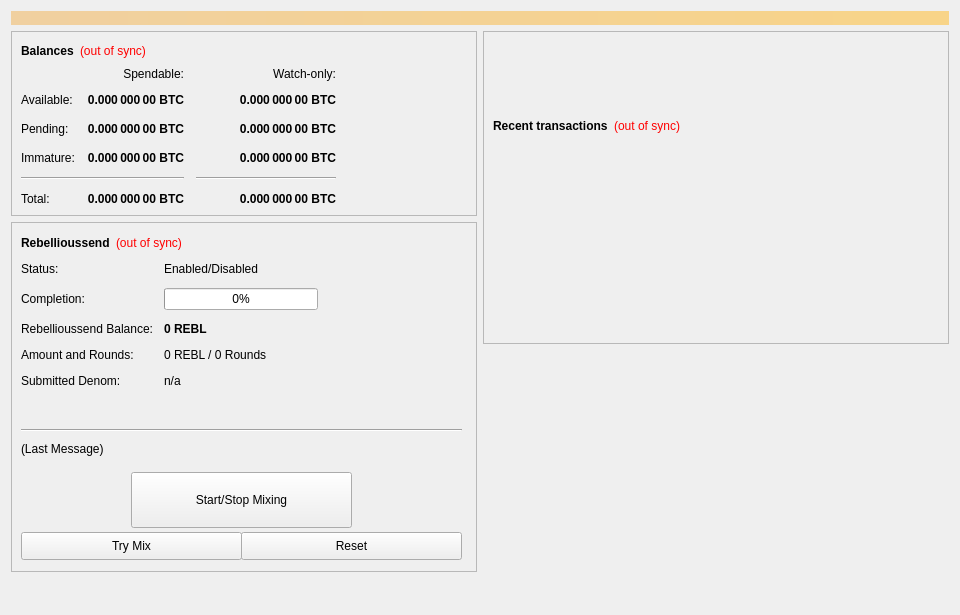
<?xml version="1.0" encoding="UTF-8"?>
<ui version="4.0">
 <class>SmartTokenConfig</class>
 <widget class="QWidget" name="SmartTokenConfig">
  <property name="geometry">
   <rect>
    <x>0</x>
    <y>0</y>
    <width>960</width>
    <height>615</height>
   </rect>
  </property>
  <property name="minimumSize">
   <size>
    <width>960</width>
    <height>0</height>
   </size>
  </property>
  <property name="windowTitle">
   <string>Form</string>
  </property>
  <layout class="QVBoxLayout" name="topLayout">
   <item>
    <widget class="QLabel" name="labelAlerts">
     <property name="visible">
      <bool>false</bool>
     </property>
     <property name="styleSheet">
      <string notr="true">background-color: qlineargradient(x1: 0, y1: 0, x2: 1, y2: 0, stop:0 #F0D0A0, stop:1 #F8D488); color:#000000;</string>
     </property>
     <property name="wordWrap">
      <bool>true</bool>
     </property>
     <property name="margin">
      <number>3</number>
     </property>
    </widget>
   </item>
   <item>
    <layout class="QHBoxLayout" name="horizontalLayout" stretch="1,1">
     <item>
      <layout class="QVBoxLayout" name="verticalLayout_2">
       <item>
        <widget class="QFrame" name="frame">
         <property name="frameShape">
          <enum>QFrame::StyledPanel</enum>
         </property>
         <property name="frameShadow">
          <enum>QFrame::Raised</enum>
         </property>
         <layout class="QVBoxLayout" name="verticalLayout_4">
          <item>
           <layout class="QHBoxLayout" name="horizontalLayout_4">
            <item>
             <widget class="QLabel" name="label_5">
              <property name="font">
               <font>
                <weight>75</weight>
                <bold>true</bold>
               </font>
              </property>
              <property name="text">
               <string>Balances</string>
              </property>
             </widget>
            </item>
            <item>
             <widget class="QLabel" name="labelWalletStatus">
              <property name="cursor">
               <cursorShape>WhatsThisCursor</cursorShape>
              </property>
              <property name="toolTip">
               <string>The displayed information may be out of date. Your wallet automatically synchronizes with the REBL network after a connection is established, but this process has not completed yet.</string>
              </property>
              <property name="styleSheet">
               <string notr="true">QLabel { color: red; }</string>
              </property>
              <property name="text">
               <string notr="true">(out of sync)</string>
              </property>
              <property name="alignment">
               <set>Qt::AlignLeading|Qt::AlignLeft|Qt::AlignVCenter</set>
              </property>
             </widget>
            </item>
            <item>
             <spacer name="horizontalSpacer_3">
              <property name="orientation">
               <enum>Qt::Horizontal</enum>
              </property>
              <property name="sizeHint" stdset="0">
               <size>
                <width>40</width>
                <height>20</height>
               </size>
              </property>
             </spacer>
            </item>
           </layout>
          </item>
          <item>
           <layout class="QGridLayout" name="gridLayout">
            <property name="spacing">
             <number>12</number>
            </property>
            <item row="2" column="2">
             <widget class="QLabel" name="labelWatchPending">
              <property name="font">
               <font>
                <weight>75</weight>
                <bold>true</bold>
               </font>
              </property>
              <property name="cursor">
               <cursorShape>IBeamCursor</cursorShape>
              </property>
              <property name="toolTip">
               <string>Unconfirmed transactions to watch-only addresses</string>
              </property>
              <property name="text">
               <string notr="true">0.000 000 00 BTC</string>
              </property>
              <property name="alignment">
               <set>Qt::AlignRight|Qt::AlignTrailing|Qt::AlignVCenter</set>
              </property>
              <property name="textInteractionFlags">
               <set>Qt::LinksAccessibleByMouse|Qt::TextSelectableByKeyboard|Qt::TextSelectableByMouse</set>
              </property>
             </widget>
            </item>
            <item row="2" column="1">
             <widget class="QLabel" name="labelUnconfirmed">
              <property name="font">
               <font>
                <weight>75</weight>
                <bold>true</bold>
               </font>
              </property>
              <property name="cursor">
               <cursorShape>IBeamCursor</cursorShape>
              </property>
              <property name="toolTip">
               <string>Total of transactions that have yet to be confirmed, and do not yet count toward the spendable balance</string>
              </property>
              <property name="text">
               <string notr="true">0.000 000 00 BTC</string>
              </property>
              <property name="alignment">
               <set>Qt::AlignRight|Qt::AlignTrailing|Qt::AlignVCenter</set>
              </property>
              <property name="textInteractionFlags">
               <set>Qt::LinksAccessibleByMouse|Qt::TextSelectableByKeyboard|Qt::TextSelectableByMouse</set>
              </property>
             </widget>
            </item>
            <item row="3" column="2">
             <widget class="QLabel" name="labelWatchImmature">
              <property name="font">
               <font>
                <weight>75</weight>
                <bold>true</bold>
               </font>
              </property>
              <property name="cursor">
               <cursorShape>IBeamCursor</cursorShape>
              </property>
              <property name="toolTip">
               <string>Staked or masternode rewards in watch-only addresses that has not yet matured</string>
              </property>
              <property name="text">
               <string notr="true">0.000 000 00 BTC</string>
              </property>
              <property name="alignment">
               <set>Qt::AlignRight|Qt::AlignTrailing|Qt::AlignVCenter</set>
              </property>
              <property name="textInteractionFlags">
               <set>Qt::LinksAccessibleByMouse|Qt::TextSelectableByKeyboard|Qt::TextSelectableByMouse</set>
              </property>
             </widget>
            </item>
            <item row="4" column="0" colspan="2">
             <widget class="Line" name="lineSpendableBalance">
              <property name="orientation">
               <enum>Qt::Horizontal</enum>
              </property>
             </widget>
            </item>
            <item row="4" column="2">
             <widget class="Line" name="lineWatchBalance">
              <property name="sizePolicy">
               <sizepolicy hsizetype="Preferred" vsizetype="Fixed">
                <horstretch>0</horstretch>
                <verstretch>0</verstretch>
               </sizepolicy>
              </property>
              <property name="minimumSize">
               <size>
                <width>140</width>
                <height>0</height>
               </size>
              </property>
              <property name="orientation">
               <enum>Qt::Horizontal</enum>
              </property>
             </widget>
            </item>
            <item row="5" column="0">
             <widget class="QLabel" name="labelTotalText">
              <property name="text">
               <string>Total:</string>
              </property>
             </widget>
            </item>
            <item row="3" column="1">
             <widget class="QLabel" name="labelImmature">
              <property name="font">
               <font>
                <weight>75</weight>
                <bold>true</bold>
               </font>
              </property>
              <property name="cursor">
               <cursorShape>IBeamCursor</cursorShape>
              </property>
              <property name="toolTip">
               <string>Staked or masternode rewards that has not yet matured</string>
              </property>
              <property name="text">
               <string notr="true">0.000 000 00 BTC</string>
              </property>
              <property name="alignment">
               <set>Qt::AlignRight|Qt::AlignTrailing|Qt::AlignVCenter</set>
              </property>
              <property name="textInteractionFlags">
               <set>Qt::LinksAccessibleByMouse|Qt::TextSelectableByKeyboard|Qt::TextSelectableByMouse</set>
              </property>
             </widget>
            </item>
            <item row="2" column="3">
             <spacer name="horizontalSpacer_2">
              <property name="orientation">
               <enum>Qt::Horizontal</enum>
              </property>
              <property name="sizeHint" stdset="0">
               <size>
                <width>40</width>
                <height>20</height>
               </size>
              </property>
             </spacer>
            </item>
            <item row="3" column="0">
             <widget class="QLabel" name="labelImmatureText">
              <property name="text">
               <string>Immature:</string>
              </property>
             </widget>
            </item>
            <item row="5" column="1">
             <widget class="QLabel" name="labelTotal">
              <property name="font">
               <font>
                <weight>75</weight>
                <bold>true</bold>
               </font>
              </property>
              <property name="cursor">
               <cursorShape>IBeamCursor</cursorShape>
              </property>
              <property name="toolTip">
               <string>Your current total balance</string>
              </property>
              <property name="text">
               <string notr="true">0.000 000 00 BTC</string>
              </property>
              <property name="alignment">
               <set>Qt::AlignRight|Qt::AlignTrailing|Qt::AlignVCenter</set>
              </property>
              <property name="textInteractionFlags">
               <set>Qt::LinksAccessibleByMouse|Qt::TextSelectableByKeyboard|Qt::TextSelectableByMouse</set>
              </property>
             </widget>
            </item>
            <item row="5" column="2">
             <widget class="QLabel" name="labelWatchTotal">
              <property name="font">
               <font>
                <weight>75</weight>
                <bold>true</bold>
               </font>
              </property>
              <property name="cursor">
               <cursorShape>IBeamCursor</cursorShape>
              </property>
              <property name="toolTip">
               <string>Current total balance in watch-only addresses</string>
              </property>
              <property name="text">
               <string notr="true">0.000 000 00 BTC</string>
              </property>
              <property name="alignment">
               <set>Qt::AlignRight|Qt::AlignTrailing|Qt::AlignVCenter</set>
              </property>
              <property name="textInteractionFlags">
               <set>Qt::LinksAccessibleByMouse|Qt::TextSelectableByKeyboard|Qt::TextSelectableByMouse</set>
              </property>
             </widget>
            </item>
            <item row="0" column="2">
             <widget class="QLabel" name="labelWatchonly">
              <property name="text">
               <string>Watch-only:</string>
              </property>
              <property name="alignment">
               <set>Qt::AlignRight|Qt::AlignTrailing|Qt::AlignVCenter</set>
              </property>
             </widget>
            </item>
            <item row="1" column="0">
             <widget class="QLabel" name="labelBalanceText">
              <property name="text">
               <string>Available:</string>
              </property>
             </widget>
            </item>
            <item row="1" column="1">
             <widget class="QLabel" name="labelBalance">
              <property name="font">
               <font>
                <weight>75</weight>
                <bold>true</bold>
               </font>
              </property>
              <property name="cursor">
               <cursorShape>IBeamCursor</cursorShape>
              </property>
              <property name="toolTip">
               <string>Your current spendable balance</string>
              </property>
              <property name="text">
               <string notr="true">0.000 000 00 BTC</string>
              </property>
              <property name="alignment">
               <set>Qt::AlignRight|Qt::AlignTrailing|Qt::AlignVCenter</set>
              </property>
              <property name="textInteractionFlags">
               <set>Qt::LinksAccessibleByMouse|Qt::TextSelectableByKeyboard|Qt::TextSelectableByMouse</set>
              </property>
             </widget>
            </item>
            <item row="1" column="2">
             <widget class="QLabel" name="labelWatchAvailable">
              <property name="font">
               <font>
                <weight>75</weight>
                <bold>true</bold>
               </font>
              </property>
              <property name="cursor">
               <cursorShape>IBeamCursor</cursorShape>
              </property>
              <property name="toolTip">
               <string>Your current balance in watch-only addresses</string>
              </property>
              <property name="text">
               <string notr="true">0.000 000 00 BTC</string>
              </property>
              <property name="alignment">
               <set>Qt::AlignRight|Qt::AlignTrailing|Qt::AlignVCenter</set>
              </property>
              <property name="textInteractionFlags">
               <set>Qt::LinksAccessibleByMouse|Qt::TextSelectableByKeyboard|Qt::TextSelectableByMouse</set>
              </property>
             </widget>
            </item>
            <item row="2" column="0">
             <widget class="QLabel" name="labelPendingText">
              <property name="text">
               <string>Pending:</string>
              </property>
             </widget>
            </item>
            <item row="0" column="1">
             <widget class="QLabel" name="labelSpendable">
              <property name="text">
               <string>Spendable:</string>
              </property>
              <property name="alignment">
               <set>Qt::AlignRight|Qt::AlignTrailing|Qt::AlignVCenter</set>
              </property>
             </widget>
            </item>
           </layout>
          </item>
         </layout>
        </widget>
       </item>
       <item>
        <widget class="QFrame" name="frameObfuscation">
         <property name="minimumSize">
          <size>
           <width>0</width>
           <height>350</height>
          </size>
         </property>
         <property name="layoutDirection">
          <enum>Qt::LeftToRight</enum>
         </property>
         <property name="frameShape">
          <enum>QFrame::StyledPanel</enum>
         </property>
         <property name="frameShadow">
          <enum>QFrame::Raised</enum>
         </property>
         <widget class="QWidget" name="formLayoutWidget">
          <property name="geometry">
           <rect>
            <x>10</x>
            <y>40</y>
            <width>451</width>
            <height>161</height>
           </rect>
          </property>
          <layout class="QFormLayout" name="formLayout">
           <property name="fieldGrowthPolicy">
            <enum>QFormLayout::AllNonFixedFieldsGrow</enum>
           </property>
           <property name="horizontalSpacing">
            <number>11</number>
           </property>
           <property name="verticalSpacing">
            <number>12</number>
           </property>
           <item row="0" column="0">
            <widget class="QLabel" name="label_6">
             <property name="text">
              <string>Status:</string>
             </property>
            </widget>
           </item>
           <item row="1" column="0">
            <widget class="QLabel" name="label_7">
             <property name="text">
              <string>Completion:</string>
             </property>
            </widget>
           </item>
           <item row="1" column="1">
            <widget class="QProgressBar" name="obfuscationProgress">
             <property name="maximumSize">
              <size>
               <width>154</width>
               <height>16777215</height>
              </size>
             </property>
             <property name="value">
              <number>0</number>
             </property>
            </widget>
           </item>
           <item row="2" column="0">
            <widget class="QLabel" name="labelAnonymizedText">
             <property name="text">
              <string>Rebellioussend Balance:</string>
             </property>
            </widget>
           </item>
           <item row="2" column="1">
            <widget class="QLabel" name="labelAnonymized">
             <property name="font">
              <font>
               <weight>75</weight>
               <bold>true</bold>
              </font>
             </property>
             <property name="text">
              <string notr="true">0 REBL</string>
             </property>
            </widget>
           </item>
           <item row="3" column="0">
            <widget class="QLabel" name="label_8">
             <property name="text">
              <string>Amount and Rounds:</string>
             </property>
            </widget>
           </item>
           <item row="3" column="1">
            <widget class="QLabel" name="labelAmountRounds">
             <property name="text">
              <string>0 REBL / 0 Rounds</string>
             </property>
            </widget>
           </item>
           <item row="4" column="0">
            <widget class="QLabel" name="label_9">
             <property name="text">
              <string>Submitted Denom:</string>
             </property>
            </widget>
           </item>
           <item row="4" column="1">
            <widget class="QLabel" name="labelSubmittedDenom">
             <property name="toolTip">
              <string>The denominations you submitted to the Masternode.&lt;br&gt;To mix, other users must submit the exact same denominations.</string>
             </property>
             <property name="text">
              <string>n/a</string>
             </property>
            </widget>
           </item>
           <item row="0" column="1">
            <widget class="QLabel" name="RebellioussendEnabled">
             <property name="text">
              <string>Enabled/Disabled</string>
             </property>
            </widget>
           </item>
          </layout>
         </widget>
         <widget class="QPushButton" name="runAutoDenom">
          <property name="geometry">
           <rect>
            <x>251</x>
            <y>17</y>
            <width>1</width>
            <height>1</height>
           </rect>
          </property>
          <property name="palette">
           <palette>
            <active>
             <colorrole role="WindowText">
              <brush brushstyle="SolidPattern">
               <color alpha="255">
                <red>0</red>
                <green>0</green>
                <blue>0</blue>
               </color>
              </brush>
             </colorrole>
             <colorrole role="Button">
              <brush brushstyle="SolidPattern">
               <color alpha="255">
                <red>239</red>
                <green>238</green>
                <blue>238</blue>
               </color>
              </brush>
             </colorrole>
             <colorrole role="Light">
              <brush brushstyle="SolidPattern">
               <color alpha="255">
                <red>255</red>
                <green>255</green>
                <blue>255</blue>
               </color>
              </brush>
             </colorrole>
             <colorrole role="Midlight">
              <brush brushstyle="SolidPattern">
               <color alpha="255">
                <red>247</red>
                <green>246</green>
                <blue>246</blue>
               </color>
              </brush>
             </colorrole>
             <colorrole role="Dark">
              <brush brushstyle="SolidPattern">
               <color alpha="255">
                <red>119</red>
                <green>119</green>
                <blue>119</blue>
               </color>
              </brush>
             </colorrole>
             <colorrole role="Mid">
              <brush brushstyle="SolidPattern">
               <color alpha="255">
                <red>159</red>
                <green>159</green>
                <blue>159</blue>
               </color>
              </brush>
             </colorrole>
             <colorrole role="Text">
              <brush brushstyle="SolidPattern">
               <color alpha="255">
                <red>0</red>
                <green>0</green>
                <blue>0</blue>
               </color>
              </brush>
             </colorrole>
             <colorrole role="BrightText">
              <brush brushstyle="SolidPattern">
               <color alpha="255">
                <red>255</red>
                <green>255</green>
                <blue>255</blue>
               </color>
              </brush>
             </colorrole>
             <colorrole role="ButtonText">
              <brush brushstyle="SolidPattern">
               <color alpha="255">
                <red>0</red>
                <green>0</green>
                <blue>0</blue>
               </color>
              </brush>
             </colorrole>
             <colorrole role="Base">
              <brush brushstyle="SolidPattern">
               <color alpha="255">
                <red>255</red>
                <green>255</green>
                <blue>255</blue>
               </color>
              </brush>
             </colorrole>
             <colorrole role="Window">
              <brush brushstyle="SolidPattern">
               <color alpha="255">
                <red>239</red>
                <green>238</green>
                <blue>238</blue>
               </color>
              </brush>
             </colorrole>
             <colorrole role="Shadow">
              <brush brushstyle="SolidPattern">
               <color alpha="255">
                <red>0</red>
                <green>0</green>
                <blue>0</blue>
               </color>
              </brush>
             </colorrole>
             <colorrole role="AlternateBase">
              <brush brushstyle="SolidPattern">
               <color alpha="255">
                <red>247</red>
                <green>246</green>
                <blue>246</blue>
               </color>
              </brush>
             </colorrole>
             <colorrole role="ToolTipBase">
              <brush brushstyle="SolidPattern">
               <color alpha="255">
                <red>255</red>
                <green>255</green>
                <blue>220</blue>
               </color>
              </brush>
             </colorrole>
             <colorrole role="ToolTipText">
              <brush brushstyle="SolidPattern">
               <color alpha="255">
                <red>0</red>
                <green>0</green>
                <blue>0</blue>
               </color>
              </brush>
             </colorrole>
            </active>
            <inactive>
             <colorrole role="WindowText">
              <brush brushstyle="SolidPattern">
               <color alpha="255">
                <red>0</red>
                <green>0</green>
                <blue>0</blue>
               </color>
              </brush>
             </colorrole>
             <colorrole role="Button">
              <brush brushstyle="SolidPattern">
               <color alpha="255">
                <red>239</red>
                <green>238</green>
                <blue>238</blue>
               </color>
              </brush>
             </colorrole>
             <colorrole role="Light">
              <brush brushstyle="SolidPattern">
               <color alpha="255">
                <red>255</red>
                <green>255</green>
                <blue>255</blue>
               </color>
              </brush>
             </colorrole>
             <colorrole role="Midlight">
              <brush brushstyle="SolidPattern">
               <color alpha="255">
                <red>247</red>
                <green>246</green>
                <blue>246</blue>
               </color>
              </brush>
             </colorrole>
             <colorrole role="Dark">
              <brush brushstyle="SolidPattern">
               <color alpha="255">
                <red>119</red>
                <green>119</green>
                <blue>119</blue>
               </color>
              </brush>
             </colorrole>
             <colorrole role="Mid">
              <brush brushstyle="SolidPattern">
               <color alpha="255">
                <red>159</red>
                <green>159</green>
                <blue>159</blue>
               </color>
              </brush>
             </colorrole>
             <colorrole role="Text">
              <brush brushstyle="SolidPattern">
               <color alpha="255">
                <red>0</red>
                <green>0</green>
                <blue>0</blue>
               </color>
              </brush>
             </colorrole>
             <colorrole role="BrightText">
              <brush brushstyle="SolidPattern">
               <color alpha="255">
                <red>255</red>
                <green>255</green>
                <blue>255</blue>
               </color>
              </brush>
             </colorrole>
             <colorrole role="ButtonText">
              <brush brushstyle="SolidPattern">
               <color alpha="255">
                <red>0</red>
                <green>0</green>
                <blue>0</blue>
               </color>
              </brush>
             </colorrole>
             <colorrole role="Base">
              <brush brushstyle="SolidPattern">
               <color alpha="255">
                <red>255</red>
                <green>255</green>
                <blue>255</blue>
               </color>
              </brush>
             </colorrole>
             <colorrole role="Window">
              <brush brushstyle="SolidPattern">
               <color alpha="255">
                <red>239</red>
                <green>238</green>
                <blue>238</blue>
               </color>
              </brush>
             </colorrole>
             <colorrole role="Shadow">
              <brush brushstyle="SolidPattern">
               <color alpha="255">
                <red>0</red>
                <green>0</green>
                <blue>0</blue>
               </color>
              </brush>
             </colorrole>
             <colorrole role="AlternateBase">
              <brush brushstyle="SolidPattern">
               <color alpha="255">
                <red>247</red>
                <green>246</green>
                <blue>246</blue>
               </color>
              </brush>
             </colorrole>
             <colorrole role="ToolTipBase">
              <brush brushstyle="SolidPattern">
               <color alpha="255">
                <red>255</red>
                <green>255</green>
                <blue>220</blue>
               </color>
              </brush>
             </colorrole>
             <colorrole role="ToolTipText">
              <brush brushstyle="SolidPattern">
               <color alpha="255">
                <red>0</red>
                <green>0</green>
                <blue>0</blue>
               </color>
              </brush>
             </colorrole>
            </inactive>
            <disabled>
             <colorrole role="WindowText">
              <brush brushstyle="SolidPattern">
               <color alpha="255">
                <red>119</red>
                <green>119</green>
                <blue>119</blue>
               </color>
              </brush>
             </colorrole>
             <colorrole role="Button">
              <brush brushstyle="SolidPattern">
               <color alpha="255">
                <red>239</red>
                <green>238</green>
                <blue>238</blue>
               </color>
              </brush>
             </colorrole>
             <colorrole role="Light">
              <brush brushstyle="SolidPattern">
               <color alpha="255">
                <red>255</red>
                <green>255</green>
                <blue>255</blue>
               </color>
              </brush>
             </colorrole>
             <colorrole role="Midlight">
              <brush brushstyle="SolidPattern">
               <color alpha="255">
                <red>247</red>
                <green>246</green>
                <blue>246</blue>
               </color>
              </brush>
             </colorrole>
             <colorrole role="Dark">
              <brush brushstyle="SolidPattern">
               <color alpha="255">
                <red>119</red>
                <green>119</green>
                <blue>119</blue>
               </color>
              </brush>
             </colorrole>
             <colorrole role="Mid">
              <brush brushstyle="SolidPattern">
               <color alpha="255">
                <red>159</red>
                <green>159</green>
                <blue>159</blue>
               </color>
              </brush>
             </colorrole>
             <colorrole role="Text">
              <brush brushstyle="SolidPattern">
               <color alpha="255">
                <red>119</red>
                <green>119</green>
                <blue>119</blue>
               </color>
              </brush>
             </colorrole>
             <colorrole role="BrightText">
              <brush brushstyle="SolidPattern">
               <color alpha="255">
                <red>255</red>
                <green>255</green>
                <blue>255</blue>
               </color>
              </brush>
             </colorrole>
             <colorrole role="ButtonText">
              <brush brushstyle="SolidPattern">
               <color alpha="255">
                <red>119</red>
                <green>119</green>
                <blue>119</blue>
               </color>
              </brush>
             </colorrole>
             <colorrole role="Base">
              <brush brushstyle="SolidPattern">
               <color alpha="255">
                <red>239</red>
                <green>238</green>
                <blue>238</blue>
               </color>
              </brush>
             </colorrole>
             <colorrole role="Window">
              <brush brushstyle="SolidPattern">
               <color alpha="255">
                <red>239</red>
                <green>238</green>
                <blue>238</blue>
               </color>
              </brush>
             </colorrole>
             <colorrole role="Shadow">
              <brush brushstyle="SolidPattern">
               <color alpha="255">
                <red>0</red>
                <green>0</green>
                <blue>0</blue>
               </color>
              </brush>
             </colorrole>
             <colorrole role="AlternateBase">
              <brush brushstyle="SolidPattern">
               <color alpha="255">
                <red>239</red>
                <green>238</green>
                <blue>238</blue>
               </color>
              </brush>
             </colorrole>
             <colorrole role="ToolTipBase">
              <brush brushstyle="SolidPattern">
               <color alpha="255">
                <red>255</red>
                <green>255</green>
                <blue>220</blue>
               </color>
              </brush>
             </colorrole>
             <colorrole role="ToolTipText">
              <brush brushstyle="SolidPattern">
               <color alpha="255">
                <red>0</red>
                <green>0</green>
                <blue>0</blue>
               </color>
              </brush>
             </colorrole>
            </disabled>
           </palette>
          </property>
          <property name="focusPolicy">
           <enum>Qt::NoFocus</enum>
          </property>
          <property name="autoFillBackground">
           <bool>true</bool>
          </property>
          <property name="text">
           <string/>
          </property>
          <property name="flat">
           <bool>true</bool>
          </property>
         </widget>
         <widget class="QPushButton" name="toggleObfuscation">
          <property name="geometry">
           <rect>
            <x>120</x>
            <y>250</y>
            <width>221</width>
            <height>56</height>
           </rect>
          </property>
          <property name="sizePolicy">
           <sizepolicy hsizetype="MinimumExpanding" vsizetype="Fixed">
            <horstretch>0</horstretch>
            <verstretch>0</verstretch>
           </sizepolicy>
          </property>
          <property name="text">
           <string>Start/Stop Mixing</string>
          </property>
         </widget>
         <widget class="Line" name="lineLastMessage">
          <property name="geometry">
           <rect>
            <x>10</x>
            <y>200</y>
            <width>441</width>
            <height>16</height>
           </rect>
          </property>
          <property name="orientation">
           <enum>Qt::Horizontal</enum>
          </property>
         </widget>
         <widget class="QLabel" name="RebellioussendStatus">
          <property name="geometry">
           <rect>
            <x>10</x>
            <y>220</y>
            <width>451</width>
            <height>61</height>
           </rect>
          </property>
          <property name="minimumSize">
           <size>
            <width>288</width>
            <height>43</height>
           </size>
          </property>
          <property name="text">
           <string>(Last Message)</string>
          </property>
          <property name="alignment">
           <set>Qt::AlignLeading|Qt::AlignLeft|Qt::AlignTop</set>
          </property>
          <property name="wordWrap">
           <bool>true</bool>
          </property>
         </widget>
         <widget class="QPushButton" name="obfuscationAuto">
          <property name="geometry">
           <rect>
            <x>10</x>
            <y>310</y>
            <width>221</width>
            <height>28</height>
           </rect>
          </property>
          <property name="sizePolicy">
           <sizepolicy hsizetype="MinimumExpanding" vsizetype="Fixed">
            <horstretch>0</horstretch>
            <verstretch>0</verstretch>
           </sizepolicy>
          </property>
          <property name="toolTip">
           <string>Try to manually submit a Rebellioussend request.</string>
          </property>
          <property name="text">
           <string>Try Mix</string>
          </property>
         </widget>
         <widget class="QPushButton" name="obfuscationReset">
          <property name="geometry">
           <rect>
            <x>230</x>
            <y>310</y>
            <width>221</width>
            <height>28</height>
           </rect>
          </property>
          <property name="sizePolicy">
           <sizepolicy hsizetype="MinimumExpanding" vsizetype="Fixed">
            <horstretch>0</horstretch>
            <verstretch>0</verstretch>
           </sizepolicy>
          </property>
          <property name="toolTip">
           <string>Reset the current status of Rebellioussend (can interrupt Rebellioussend if it's in the process of Mixing, which can cost you money!)</string>
          </property>
          <property name="autoFillBackground">
           <bool>false</bool>
          </property>
          <property name="text">
           <string>Reset</string>
          </property>
         </widget>
         <widget class="QWidget" name="layoutWidget">
          <property name="geometry">
           <rect>
            <x>10</x>
            <y>10</y>
            <width>431</width>
            <height>22</height>
           </rect>
          </property>
          <layout class="QHBoxLayout" name="horizontalLayout_5">
           <item>
            <widget class="QLabel" name="label_2">
             <property name="font">
              <font>
               <weight>75</weight>
               <bold>true</bold>
              </font>
             </property>
             <property name="text">
              <string>Rebellioussend</string>
             </property>
            </widget>
           </item>
           <item>
            <widget class="QLabel" name="labelObfuscationSyncStatus">
             <property name="toolTip">
              <string>The displayed information may be out of date. Your wallet automatically synchronizes with the REBL network after a connection is established, but this process has not completed yet.</string>
             </property>
             <property name="styleSheet">
              <string notr="true">QLabel { color: red; }</string>
             </property>
             <property name="text">
              <string notr="true">(out of sync)</string>
             </property>
             <property name="alignment">
              <set>Qt::AlignLeading|Qt::AlignLeft|Qt::AlignVCenter</set>
             </property>
            </widget>
           </item>
           <item>
            <spacer name="horizontalSpacer_4">
             <property name="orientation">
              <enum>Qt::Horizontal</enum>
             </property>
             <property name="sizeHint" stdset="0">
              <size>
               <width>40</width>
               <height>20</height>
              </size>
             </property>
            </spacer>
           </item>
          </layout>
         </widget>
        </widget>
       </item>
       <item>
        <spacer name="verticalSpacer">
         <property name="orientation">
          <enum>Qt::Vertical</enum>
         </property>
         <property name="sizeHint" stdset="0">
          <size>
           <width>20</width>
           <height>40</height>
          </size>
         </property>
        </spacer>
       </item>
      </layout>
     </item>
     <item>
      <layout class="QVBoxLayout" name="verticalLayout_3">
       <item>
        <widget class="QFrame" name="frame_2">
         <property name="frameShape">
          <enum>QFrame::StyledPanel</enum>
         </property>
         <property name="frameShadow">
          <enum>QFrame::Raised</enum>
         </property>
         <layout class="QVBoxLayout" name="verticalLayout">
          <item>
           <spacer name="verticalSpacer_3">
            <property name="orientation">
             <enum>Qt::Vertical</enum>
            </property>
            <property name="sizeType">
             <enum>QSizePolicy::Fixed</enum>
            </property>
            <property name="sizeHint" stdset="0">
             <size>
              <width>20</width>
              <height>75</height>
             </size>
            </property>
           </spacer>
          </item>
          <item>
           <layout class="QHBoxLayout" name="horizontalLayout_2">
            <item>
             <widget class="QLabel" name="label_4">
              <property name="font">
               <font>
                <weight>75</weight>
                <bold>true</bold>
               </font>
              </property>
              <property name="text">
               <string>Recent transactions</string>
              </property>
             </widget>
            </item>
            <item>
             <widget class="QLabel" name="labelTransactionsStatus">
              <property name="cursor">
               <cursorShape>WhatsThisCursor</cursorShape>
              </property>
              <property name="toolTip">
               <string>The displayed information may be out of date. Your wallet automatically synchronizes with the REBL network after a connection is established, but this process has not completed yet.</string>
              </property>
              <property name="styleSheet">
               <string notr="true">QLabel { color: red; }</string>
              </property>
              <property name="text">
               <string notr="true">(out of sync)</string>
              </property>
              <property name="alignment">
               <set>Qt::AlignRight|Qt::AlignTrailing|Qt::AlignVCenter</set>
              </property>
             </widget>
            </item>
            <item>
             <spacer name="horizontalSpacer">
              <property name="orientation">
               <enum>Qt::Horizontal</enum>
              </property>
              <property name="sizeHint" stdset="0">
               <size>
                <width>40</width>
                <height>20</height>
               </size>
              </property>
             </spacer>
            </item>
           </layout>
          </item>
          <item>
           <widget class="QListView" name="listTransactions">
            <property name="styleSheet">
             <string notr="true">QListView { background: transparent; }</string>
            </property>
            <property name="frameShape">
             <enum>QFrame::NoFrame</enum>
            </property>
            <property name="verticalScrollBarPolicy">
             <enum>Qt::ScrollBarAlwaysOff</enum>
            </property>
            <property name="horizontalScrollBarPolicy">
             <enum>Qt::ScrollBarAlwaysOff</enum>
            </property>
            <property name="selectionMode">
             <enum>QAbstractItemView::NoSelection</enum>
            </property>
           </widget>
          </item>
         </layout>
        </widget>
       </item>
       <item>
        <spacer name="verticalSpacer_2">
         <property name="orientation">
          <enum>Qt::Vertical</enum>
         </property>
         <property name="sizeType">
          <enum>QSizePolicy::Expanding</enum>
         </property>
         <property name="sizeHint" stdset="0">
          <size>
           <width>20</width>
           <height>40</height>
          </size>
         </property>
        </spacer>
       </item>
      </layout>
     </item>
    </layout>
   </item>
  </layout>
 </widget>
 <resources/>
 <connections/>
</ui>
